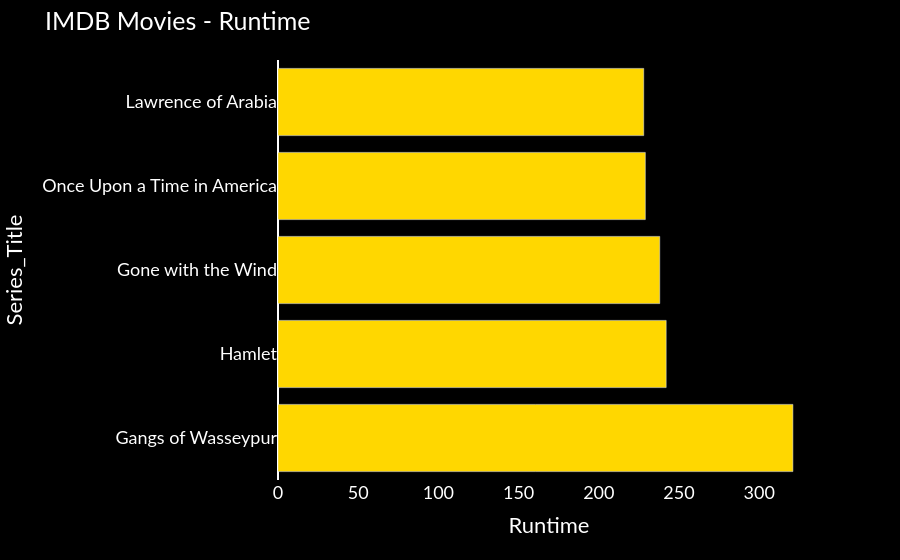

The notebook cell this image was saved under:
### Markdown cell above
### Question
             Which movies have the longest runtime in the dataset?

### Code cell
bar_plot('Series_Title',mode='sort',by='Runtime')

### Figure 1 — Plotly figure (JSON) as saved in the notebook; plotly's stock layout.template omitted (floating-point values rounded to 4 significant figures)
{"data": [{"alignmentgroup": "True", "hovertemplate": "x=%{x}<br>y=%{y}<extra></extra>", "legendgroup": "", "marker": {"color": "gold", "pattern": {"shape": ""}}, "name": "", "offsetgroup": "", "orientation": "h", "showlegend": false, "textposition": "auto", "type": "bar", "x": [321, 242, 238, 229, 228], "xaxis": "x", "y": ["Gangs of Wasseypur", "Hamlet", "Gone with the Wind", "Once Upon a Time in America", "Lawrence of Arabia"], "yaxis": "y"}], "layout": {"barmode": "relative", "font": {"color": "white", "family": "Lato", "size": 18}, "legend": {"tracegroupgap": 0}, "margin": {"t": 60}, "paper_bgcolor": "black", "plot_bgcolor": "black", "title": {"text": "IMDB Movies - Runtime"}, "xaxis": {"anchor": "y", "domain": [0, 1], "showgrid": false, "title": {"text": "Runtime"}}, "yaxis": {"anchor": "x", "domain": [0, 1], "showgrid": false, "title": {"text": "Series_Title"}}}}
